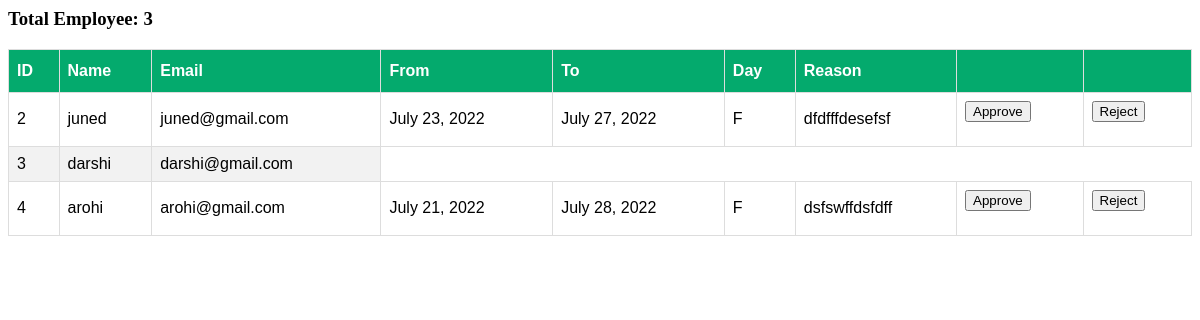
Page /displayadmin_view/ on the earlier database version.
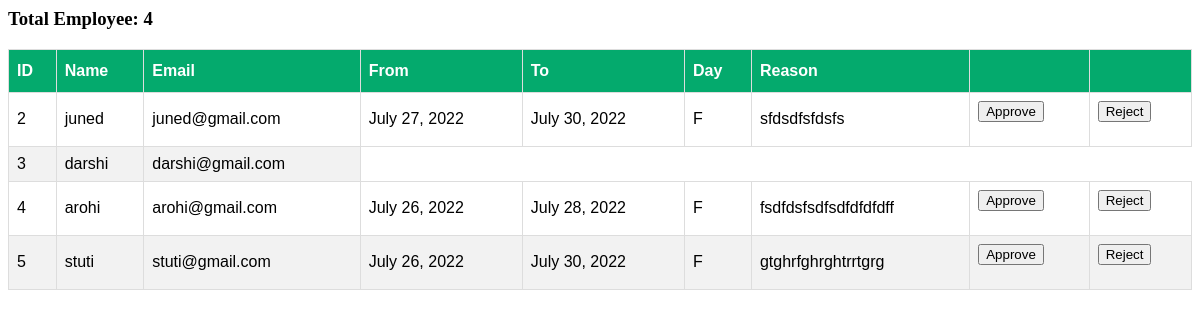
Same page on the later database version.
### employee/models.py (models this page shows, shortened)
class myuser_model(AbstractUser):
    status=models.CharField(max_length=30,
    choices=(
            ('APPROVE','approve'),
            ('REJECT','reject')
            )
        )

class empleave_model(models.Model):
    name=models.CharField(max_length=50)
    email=models.EmailField(unique=True)
    from1=models.DateField()
    to1=models.DateField()
    day=models.CharField(max_length=30,
        choices=(
            ('HALF DAY','Half day') ,
            ('FULL DAY','Full day'),
            )
            )
    reason=models.TextField()

### employee/views.py (the view)
# urls.py: path('displayadmin_view/',views.displayadmin_view,name='displayadmin'),
def displayadmin_view(request):
    getuserdata =myuser_model.objects.all()
    getleavedata=empleave_model.objects.all()
    user_count = myuser_model.objects.filter(is_superuser=False).count()
    return render(request,'display_admin.html',{'getuserdata':getuserdata,'getleavedata':getleavedata,'user_count':user_count})

### templates/display_admin.html (shortened to what this page needs)
{% load static %}
{% block content %}
<html>
    <head>
</head>
<body>
    <table id="customers">
        <tr>
            <th>ID</th>
            <th>Name</th>
            <th>Email</th>
            <th>From</th>
            <th>To</th>
            <th>Day</th>
            <th>Reason</th>
            <th></th>
            <th></th>
        </tr>
          {% if not getuserdata.is_superuser %}
          <h3>Total Employee: {{ user_count }}</h3>
          {% endif %}
          {% for j in getuserdata %}
              <tr>
                  {% if not j.is_superuser %}
                    <td>{{j.id}}</td>
                    <td>{{j.first_name}}</td>
                    <td>{{j.email}}</td>
                    {% endif %}
                  {% for i in getleavedata  %}
                    {% if i.name == j.first_name %}
                  <td>{{ i.from1 }}</td>
                  <td>{{ i.to1 }}</td>
                  <td>{{i.day}}</td>
                  <td>{{i.reason}}</td>
                  <td>
                    <form method="post" action="{% url 'approve' j.username j.id  %}">
                      <input name="approve_btn" value="Approve" type = "submit" />
                  </form>
                  </td>
                  <td>
                    <form method="post" action = "{% url 'reject' j.username j.id %}">
                <input name="reject_btn" value="Reject" type = "submit"/>
                    </form>
                  </td>
                {% endif %}
                  {% endfor %}
                </tr>
            {% endfor %}
          </table>
</body>
</html>
{% endblock %}

Differences in the rows shown:
changed empleave_model: from1 "July 23, 2022" → "July 27, 2022"; to1 "July 27, 2022" → "July 30, 2022"; reason "dfdfffdesefsf" → "sfdsdfsfdsfs"
changed myuser_model "arohi": loses empleave_model (from1 "July 21, 2022", to1 "July 28, 2022", day "F", reason "dsfswffdsfdff")
added empleave_model: from1 "July 26, 2022", to1 "July 28, 2022", day "F", reason "fsdfdsfsdfsdfdfdfdff", shown under myuser_model "arohi"
added myuser_model: id "5", first_name "stuti", email "stuti@gmail.com", empleave_model (from1 "July 26, 2022", to1 "July 30, 2022", day "F", reason "gtghrfghrghtrrtgrg")
Other differences:
{{ user_count }}: "3" → "4"
